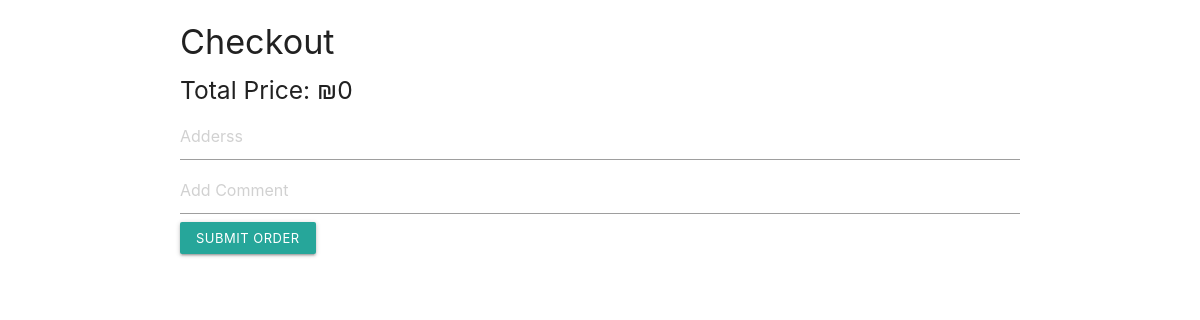
Before: /menu/checkout/ (signed in) with the older database file.
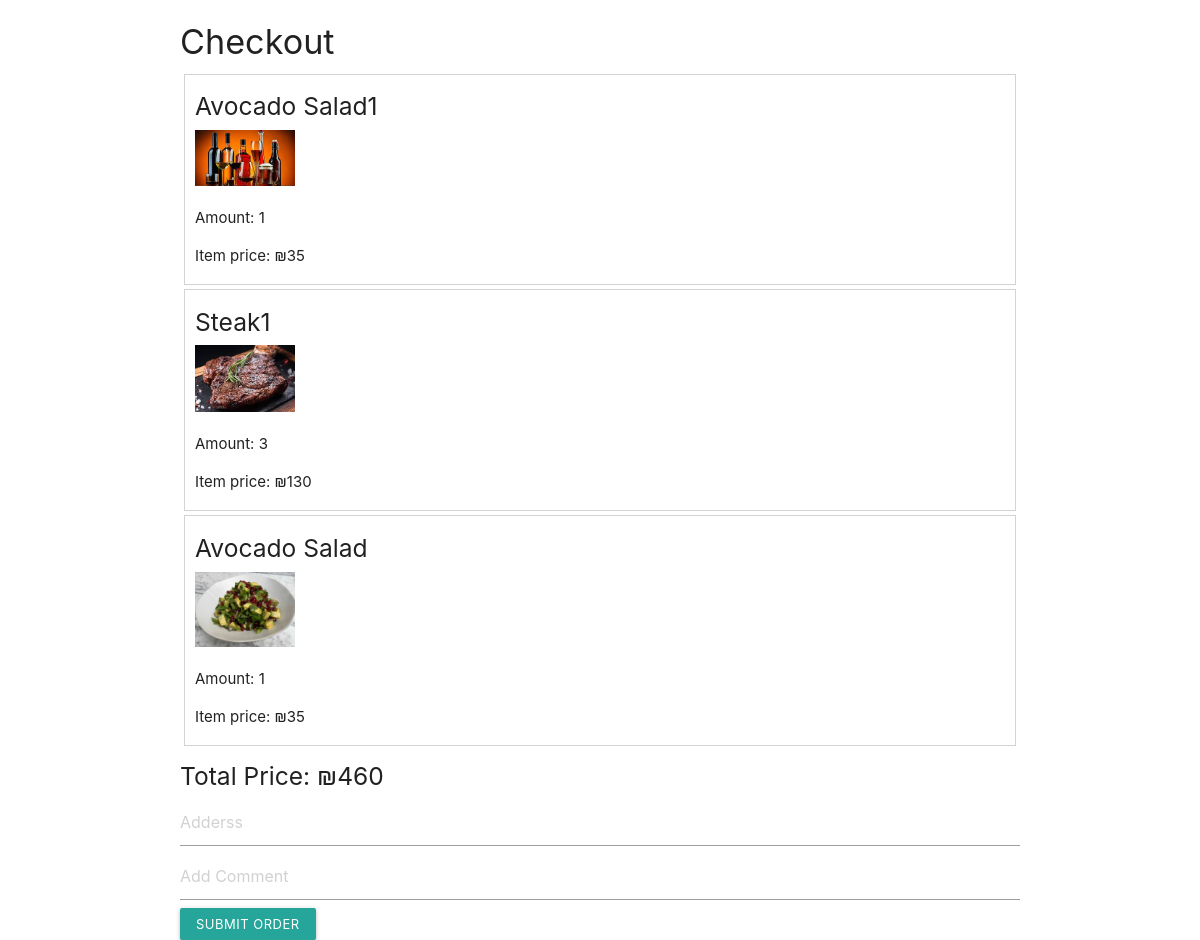
After: the same page with the newer database file.
### food_ordering_guest/models.py (models this page shows)
class Items(models.Model):
  dish = models.ForeignKey(Dish, on_delete=models.CASCADE)
  cart = models.ForeignKey(Cart, on_delete=models.CASCADE)
  amount = models.IntegerField(validators=[MaxValueValidator(999999999999999)])

class Dish(models.Model):
  name = models.CharField(max_length=30)
  price = models.IntegerField(validators=[MaxValueValidator(999999999999999)])
  description = models.CharField(max_length=500)
  image = models.ImageField(upload_to='media/')
  is_gluten_free = models.BooleanField(auto_created=False)
  is_vageterian = models.BooleanField(auto_created=False)
  category = models.ForeignKey(Category, on_delete=models.CASCADE)

### food_ordering_guest/views.py (the view)
# urls.py: path('menu/checkout/',views.checkout,name="checkout"),
@login_required
def checkout(request):
  cart = Cart.objects.filter(user_id=request.user.id).latest('id')
  cart_items = Items.objects.select_related('dish').filter(cart_id = cart.id)
  sum = 0
  for item in cart_items:
    sum += (item.amount * item.dish.price)
  return render(request,'checkout.html', {'cart_items': cart_items, 'sum': sum})

### food_ordering_guest/templates/checkout.html (shortened to what this page needs)
{% extends 'layout.html' %}
{% load static %}
{% block content %}
  <h4> Checkout </h4>
  {% for item in cart_items %}
    <div style="margin: 4px; border:1px solid lightgray; padding: 2px 10px; ">
      <h5>{{ item.dish.name }}</h5>
      <img src="{% static item.dish.image %}" style="max-width:100px;"> <br/>
      <p>Amount: {{ item.amount}}</p>
      <p>Item price: ₪{{ item.dish.price}}</p>
    </div>
  {% endfor %}
  <h5>Total Price: ₪{{sum}}</h5>
  <form action="{% url 'submit-order' %}" method="POST">
    <div>
      <div>
        <input type="text" name="address" placeholder="Adderss" maxlength="500"> <br/>
      </div>
      <div>
        <input type="text" name="comment" placeholder="Add Comment" maxlength="1000"> <br/>
      </div>
    </div>
    <button class="waves-effect waves-light btn-small" type="submit">Submit Order</button>
  </form>
{% endblock %}

Changed rows visible on the page:
added Items: dish.name "Avocado Salad1", dish.image (picture), amount "1", dish.price "35"
added Items: dish.name "Steak1", dish.image (picture), amount "3", dish.price "130"
added Items: dish.name "Avocado Salad", dish.image (picture), amount "1", dish.price "35"
Other visible differences:
{{ sum }}: "0" → "460"
